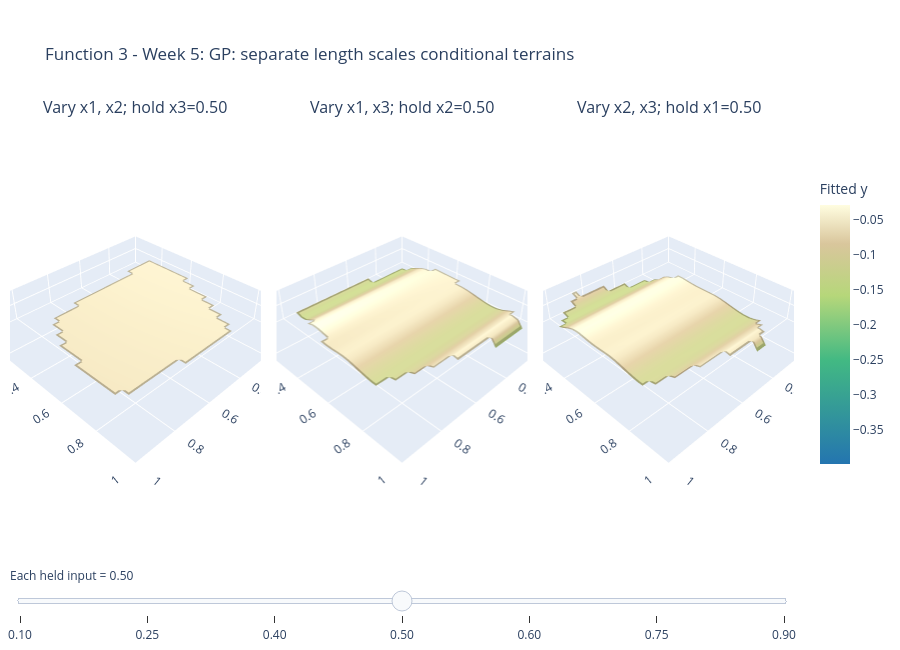

Notebook source saved alongside this figure:
### Code cell
# Three-input renderers hold the omitted coordinate fixed and test the full 3D hull.
views = save_three_input_model_views(
    model_run, inputs, raw_y, gp_names=GP_NAMES, title=TITLE, figures_dir=FIGURES_DIR,
    reference_label=REFERENCE_MODEL, **VIEW_SETTINGS,
)
display(*views["figures"])
views["terrain"].show(config=PLOT_CONFIG)

### Figure 1 — Plotly figure (JSON) as saved in the notebook; plotly's stock layout.template omitted (floating-point values rounded to 4 significant figures; data arrays with more than 128 entries replaced by an {"elided": "..."} marker saying what was removed)
{"data": [{"coloraxis": "coloraxis", "connectgaps": false, "contours": {"z": {"show": true, "usecolormap": true}}, "hovertemplate": "x1=%{x:.3f}<br>x2=%{y:.3f}<br>x3=0.50<br>Fitted y=%{z:.4f}<extra></extra>", "scene": "scene", "type": "surface", "x": [0.0, 0.03333, 0.06667, 0.1, 0.1333, 0.1667, 0.2, 0.2333, 0.2667, 0.3, 0.3333, 0.3667, 0.4, 0.4333, 0.4667, 0.5, 0.5333, 0.5667, 0.6, 0.6333, 0.6667, 0.7, 0.7333, 0.7667, 0.8, 0.8333, 0.8667, 0.9, 0.9333, 0.9667, 1.0], "y": [0.0, 0.03333, 0.06667, 0.1, 0.1333, 0.1667, 0.2, 0.2333, 0.2667, 0.3, 0.3333, 0.3667, 0.4, 0.4333, 0.4667, 0.5, 0.5333, 0.5667, 0.6, 0.6333, 0.6667, 0.7, 0.7333, 0.7667, 0.8, 0.8333, 0.8667, 0.9, 0.9333, 0.9667, 1.0], "z": {"elided": "31x31 float values"}}, {"coloraxis": "coloraxis", "connectgaps": false, "contours": {"z": {"show": true, "usecolormap": true}}, "hovertemplate": "x1=%{x:.3f}<br>x3=%{y:.3f}<br>x2=0.50<br>Fitted y=%{z:.4f}<extra></extra>", "scene": "scene2", "type": "surface", "x": [0.0, 0.03333, 0.06667, 0.1, 0.1333, 0.1667, 0.2, 0.2333, 0.2667, 0.3, 0.3333, 0.3667, 0.4, 0.4333, 0.4667, 0.5, 0.5333, 0.5667, 0.6, 0.6333, 0.6667, 0.7, 0.7333, 0.7667, 0.8, 0.8333, 0.8667, 0.9, 0.9333, 0.9667, 1.0], "y": [0.0, 0.03333, 0.06667, 0.1, 0.1333, 0.1667, 0.2, 0.2333, 0.2667, 0.3, 0.3333, 0.3667, 0.4, 0.4333, 0.4667, 0.5, 0.5333, 0.5667, 0.6, 0.6333, 0.6667, 0.7, 0.7333, 0.7667, 0.8, 0.8333, 0.8667, 0.9, 0.9333, 0.9667, 1.0], "z": {"elided": "31x31 float values"}}, {"coloraxis": "coloraxis", "connectgaps": false, "contours": {"z": {"show": true, "usecolormap": true}}, "hovertemplate": "x2=%{x:.3f}<br>x3=%{y:.3f}<br>x1=0.50<br>Fitted y=%{z:.4f}<extra></extra>", "scene": "scene3", "type": "surface", "x": [0.0, 0.03333, 0.06667, 0.1, 0.1333, 0.1667, 0.2, 0.2333, 0.2667, 0.3, 0.3333, 0.3667, 0.4, 0.4333, 0.4667, 0.5, 0.5333, 0.5667, 0.6, 0.6333, 0.6667, 0.7, 0.7333, 0.7667, 0.8, 0.8333, 0.8667, 0.9, 0.9333, 0.9667, 1.0], "y": [0.0, 0.03333, 0.06667, 0.1, 0.1333, 0.1667, 0.2, 0.2333, 0.2667, 0.3, 0.3333, 0.3667, 0.4, 0.4333, 0.4667, 0.5, 0.5333, 0.5667, 0.6, 0.6333, 0.6667, 0.7, 0.7333, 0.7667, 0.8, 0.8333, 0.8667, 0.9, 0.9333, 0.9667, 1.0], "z": {"elided": "31x31 float values"}}], "layout": {"annotations": [{"font": {"size": 16}, "showarrow": false, "text": "Vary x1, x2; hold x3=0.50", "x": 0.16, "xanchor": "center", "xref": "paper", "y": 1.0, "yanchor": "bottom", "yref": "paper"}, {"font": {"size": 16}, "showarrow": false, "text": "Vary x1, x3; hold x2=0.50", "x": 0.5, "xanchor": "center", "xref": "paper", "y": 1.0, "yanchor": "bottom", "yref": "paper"}, {"font": {"size": 16}, "showarrow": false, "text": "Vary x2, x3; hold x1=0.50", "x": 0.84, "xanchor": "center", "xref": "paper", "y": 1.0, "yanchor": "bottom", "yref": "paper"}], "coloraxis": {"cmax": -0.02837, "cmin": -0.3989, "colorbar": {"len": 0.75, "title": {"text": "Fitted y"}}, "colorscale": [[0, "#2475b0"], [0.4, "#42b983"], [0.65, "#b6d77a"], [0.85, "#d9c69c"], [1, "#fffde0"]]}, "height": 650, "margin": {"b": 100, "l": 10, "r": 90, "t": 120}, "scene": {"aspectmode": "manual", "aspectratio": {"x": 1, "y": 1, "z": 0.16}, "domain": {"x": [0.0, 0.32], "y": [0.0, 1.0]}, "dragmode": "orbit", "uirevision": "slice-camera", "xaxis": {"range": [0, 1], "title": {"text": "x1"}}, "yaxis": {"range": [0, 1], "title": {"text": "x2"}}, "zaxis": {"nticks": 3, "range": [-0.3989, -0.02837], "title": {"text": "Fitted y"}}}, "scene2": {"aspectmode": "manual", "aspectratio": {"x": 1, "y": 1, "z": 0.16}, "domain": {"x": [0.34, 0.66], "y": [0.0, 1.0]}, "dragmode": "orbit", "uirevision": "slice-camera", "xaxis": {"range": [0, 1], "title": {"text": "x1"}}, "yaxis": {"range": [0, 1], "title": {"text": "x3"}}, "zaxis": {"nticks": 3, "range": [-0.3989, -0.02837], "title": {"text": "Fitted y"}}}, "scene3": {"aspectmode": "manual", "aspectratio": {"x": 1, "y": 1, "z": 0.16}, "domain": {"x": [0.68, 1.0], "y": [0.0, 1.0]}, "dragmode": "orbit", "uirevision": "slice-camera", "xaxis": {"range": [0, 1], "title": {"text": "x2"}}, "yaxis": {"range": [0, 1], "title": {"text": "x3"}}, "zaxis": {"nticks": 3, "range": [-0.3989, -0.02837], "title": {"text": "Fitted y"}}}, "sliders": [{"active": 3, "currentvalue": {"prefix": "Each held input = "}, "steps": [{"args": [["0.10"], {"frame": {"duration": 0, "redraw": true}, "mode": "immediate", "transition": {"duration": 0}}], "label": "0.10", "method": "animate"}, {"args": [["0.25"], {"frame": {"duration": 0, "redraw": true}, "mode": "immediate", "transition": {"duration": 0}}], "label": "0.25", "method": "animate"}, {"args": [["0.40"], {"frame": {"duration": 0, "redraw": true}, "mode": "immediate", "transition": {"duration": 0}}], "label": "0.40", "method": "animate"}, {"args": [["0.50"], {"frame": {"duration": 0, "redraw": true}, "mode": "immediate", "transition": {"duration": 0}}], "label": "0.50", "method": "animate"}, {"args": [["0.60"], {"frame": {"duration": 0, "redraw": true}, "mode": "immediate", "transition": {"duration": 0}}], "label": "0.60", "method": "animate"}, {"args": [["0.75"], {"frame": {"duration": 0, "redraw": true}, "mode": "immediate", "transition": {"duration": 0}}], "label": "0.75", "method": "animate"}, {"args": [["0.90"], {"frame": {"duration": 0, "redraw": true}, "mode": "immediate", "transition": {"duration": 0}}], "label": "0.90", "method": "animate"}], "y": -0.05}], "title": {"text": "Function 3 - Week 5: GP: separate length scales conditional terrains"}}}
